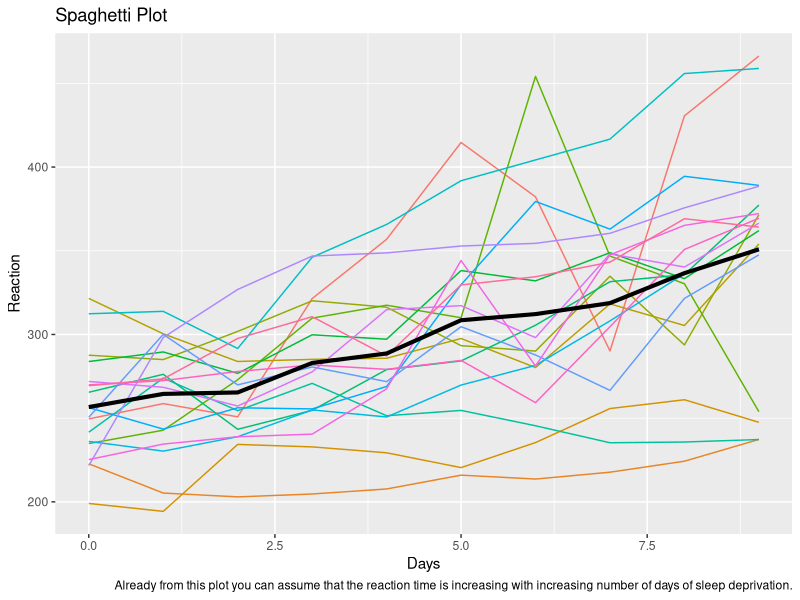
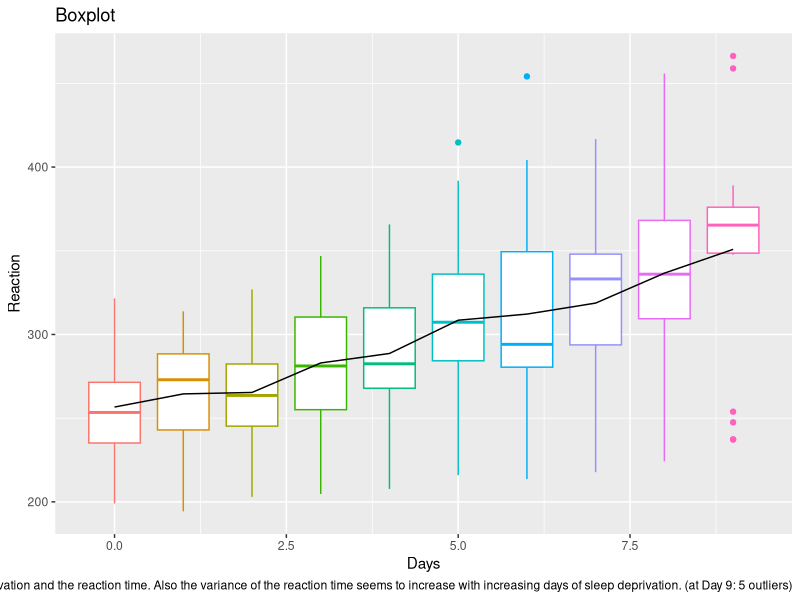
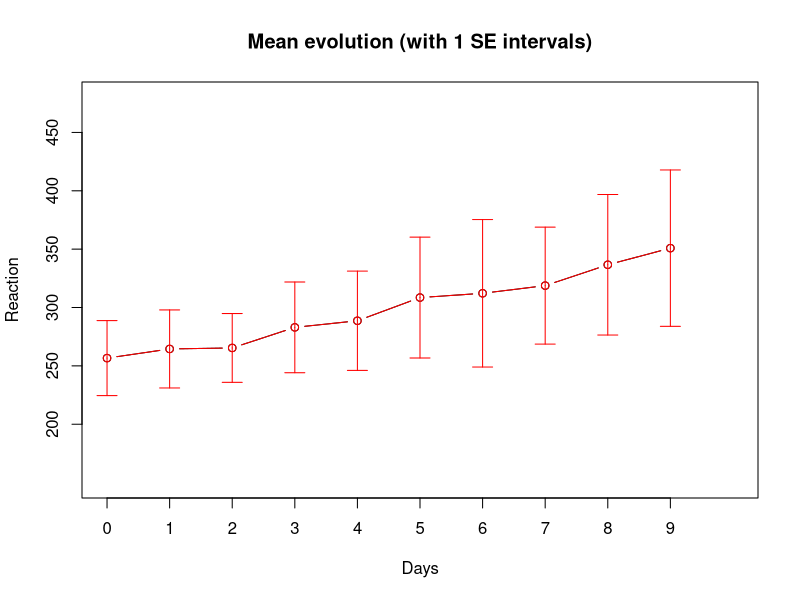
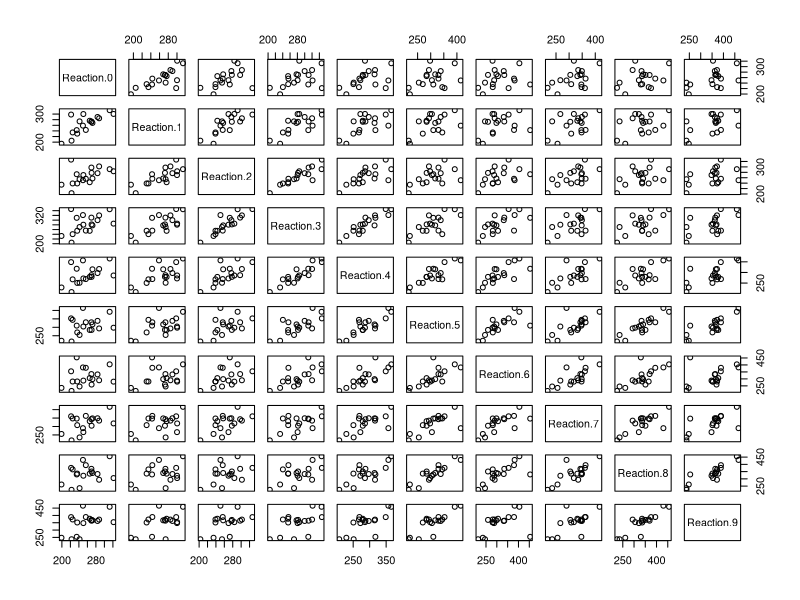
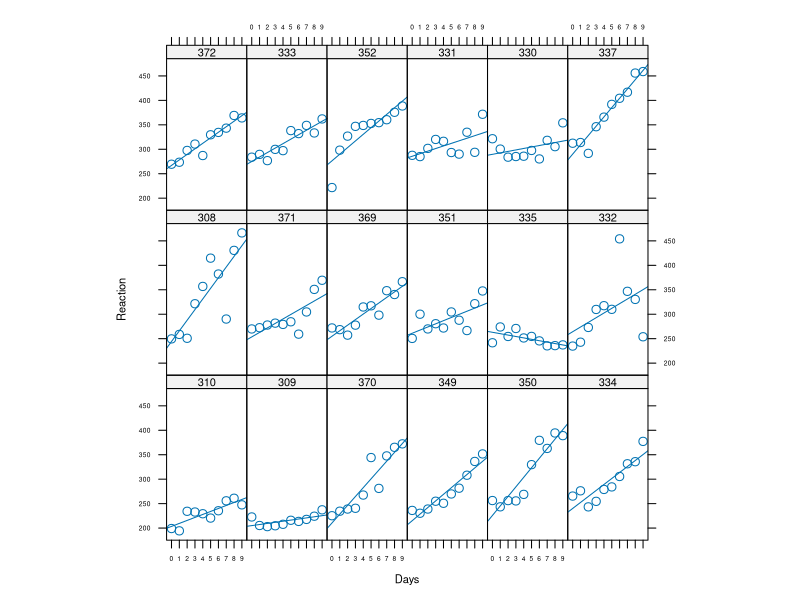
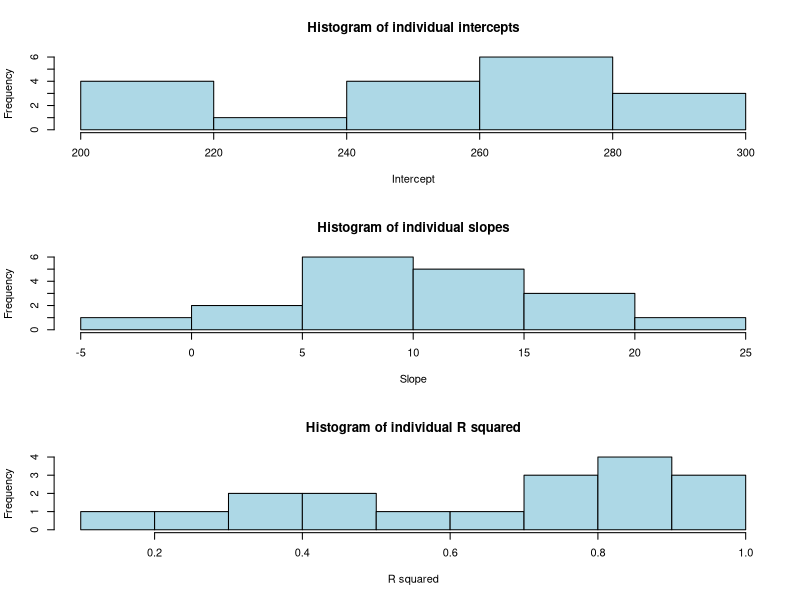
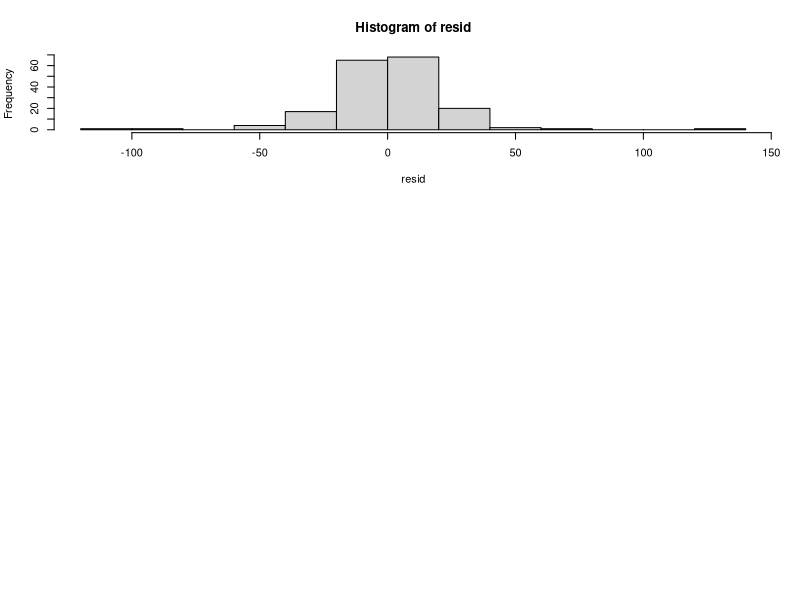

The R script that drew these images, in order:
## ---- chunk 1
knitr::opts_chunk$set(echo = FALSE)
## ---- chunk 2
library(tidyverse)
library(lattice)
library(lme4)
library(arm)
#library(pkbrtest)
library(ggplot2)
## ---- chunk 3
sleep <- read.table('sleep.txt')
## ---- chunk 4
average_reaction_time <- sleep %>%
  group_by(Days) %>%
  summarise(mean_reaction_time   = mean(Reaction),
            median_reaction_time = median(Reaction),
            sd_reaction_time     = sd(Reaction))

sleep_spag_plot <- ggplot(sleep) +
  geom_line(aes(Days, Reaction, colour=factor(Subject)),
            show.legend=FALSE) +
  geom_line(data= average_reaction_time,
            aes(Days, mean_reaction_time),
            colour = "BLACK",
            size   = 1.4) + 
  labs(title   = "Spaghetti Plot",
       caption = "Already from this plot you can assume that the reaction time is increasing with increasing number of days of sleep deprivation.")
sleep_spag_plot
## ---- chunk 5
sleep.mean <- tapply(sleep$Reaction, list(sleep$Days), mean)
sleep.sd   <- tapply(sleep$Reaction, list(sleep$Days), sd)
sleep.var  <- tapply(sleep$Reaction, list(sleep$Days), var)
sleep.n    <- table(sleep$Days)

overview   <- cbind(c(0:9), sleep.mean, sleep.sd, sleep.var, sleep.n)
colnames(overview) <- c('Days', 'Mean', 'SD', 'Var', 'n')
knitr::kable(round(overview, 2), "pandoc")
## ---- chunk 6
ggplot(sleep) + 
  geom_boxplot(aes(Days, Reaction, colour=factor(Days)),
               show.legend = FALSE) +
  geom_line(data   = average_reaction_time,
            aes(Days, mean_reaction_time),
            colour = "black",
            size   = 0.5) +
  labs(title   = "Boxplot",
       caption = "It seems as if there's a linear trend between the number of days of sleep deprivation and the reaction time. Also the variance of the reaction time seems to increase with increasing days of sleep deprivation. (at Day 9: 5 outliers)")
## ---- chunk 7
## TODO? change to ggplot instead of plot?
## example:
# sleep_descr_stats <- sleepf %>%
#   dplyr::group_by(days) %>%
#   dplyr::summarise(reaction_mean  = mean(reaction),
#                    reaction_sd    = sd(reaction)) %>% 
#   dplyr::mutate(reaction_upper_se = reaction_mean + reaction_sd,
#                 reaction_lower_se = reaction_mean - reaction_sd) %>% 
#   dplyr::ungroup()
#
# ggplot2::ggplot() +
# geom_line(aes(x=days, y=reaction_mean, group=1),
#          size=1) +
# geom_errorbar(aes(x=days, ymin=reaction_lower_se, ymax=reaction_upper_se),
#               size=.4,
#              alpha=.6)

# General function to plot error bars
errbar <- function(x, y, height, width, lty=1, col="black"){
  arrows(x, y, x, y+height,
         angle  = 90,
         length = width,
         lty    = lty,
         col    = col)
  arrows(x, y, x, y-height,
         angle  = 90,
         length = width,
         lty    = lty,
         col    = col)
}

## Plotting mean evolution
plot(c(0:9), overview[,2] ,
     type = "b",
     xlim = c(0,10),
     ylim = c(150,480),
     xlab = "Days",
     ylab = "Reaction",
     axes = F,
     main = "Mean evolution (with 1 SE intervals)")

axis(side=1,at=c(0:9),labels=c(0:9))
axis(side=2,at=seq(200,450,50))

box()
points(c(0:9), overview[,2],
       type="b",
       col="red")
errbar(c(0:9), overview[,2], sleep.sd, 0.1,
       col="red")
## ---- chunk 8
## Reshaping the data into a wide form
sleep.resh <- reshape(sleep,
                      timevar   = "Days",
                      idvar     = c("Subject"),
                      direction = "wide")
knitr::kable(sleep.resh, "pandoc")
## ---- chunk 9
# check normality of variables Reaction.X
for (i in c(2:11)){
  print(shapiro.test(sleep.resh[,i]))
}
## ---- chunk 10
## Correlation between the Reaction scores at different days
cor(sleep.resh[, 2:11], method='spearman')

pairs(sleep.resh[, 2:11])



## ---- chunk 11
## Trellis graph
## Displaying the linear regression per person

cf <-sapply(sleep$Subject, 
            function(x) coef(lm(Reaction~Days, data=subset(sleep, Subject==x))))

Sx <-reorder(sleep$Subject, cf[1,]) 
# 
xyplot(Reaction ~ Days|Sx,
       data          = sleep,
       type          = c('p', 'r'),
       auto.key      = T,
       aspect        = "xy",
       par.settings  = list(axis.text=list(cex=0.6),
                           fontsize=list(text=8, points=10)),
       scales=list(x = list(at = c(0:9), labels = c("0","1","2", "3", "4", "5", "6", "7", "8", "9"))))
## ---- chunk 12
## Linear regression per participant of Reaction on Days

## Coefficients
lin.reg.coef  <- by(sleep, sleep$Subject,
                   function(data) coef(lm(Reaction ~ Days, data=data)))
lin.reg.coef1 <- unlist(lin.reg.coef)
names(lin.reg.coef1) <- NULL
lin.reg.coef2 <- matrix(lin.reg.coef1,
                        length(lin.reg.coef1)/2,
                        2,
                        byrow = TRUE)

## R squared
lin.reg.r.squared <- by(sleep, sleep$Subject,
                        function(data) summary(lm(Reaction ~ Days, data=data))$r.squared )
lin.reg.r.squared1<- as.vector(unlist(lin.reg.r.squared))

## Histograms
par(mfrow=c(3,1))
hist(lin.reg.coef2[,1],
     xlab = "Intercept",
     col  = "lightblue",
     main = "Histogram of individual intercepts")
hist(lin.reg.coef2[,2],
     xlab = "Slope",
     col  = "lightblue",
     main = "Histogram of individual slopes")
hist(lin.reg.r.squared1,
     xlab = "R squared",
     col  = "lightblue",
     main = "Histogram of individual R squared")

## ---- chunk 13
sleep.reml <- lmer(formula = Reaction ~ 1 + Days + (1 + Days|Subject),
                   data=sleep)
summary(sleep.reml) 
## ---- chunk 14
confint(sleep.reml,  par=5:6, method='Wald', oldNames=F)
## ---- chunk 15
confint(sleep.reml,
        method    = 'boot',
        boot.type = 'perc',
        oldNames  = F,
        nsim      = 500)
confint(sleep.reml,
        level    = 0.95,
        method   = 'profile', 
        oldNames = F)
## ---- chunk 16

## ---- chunk 17
resid <- residuals(sleep.reml)
shapiro.test(residuals(sleep.reml))
hist(resid)
## ---- chunk 18
sleep.o <- ranef(sleep.reml)$Subject
knitr::kable(head(sleep.o), format = "pandoc")
